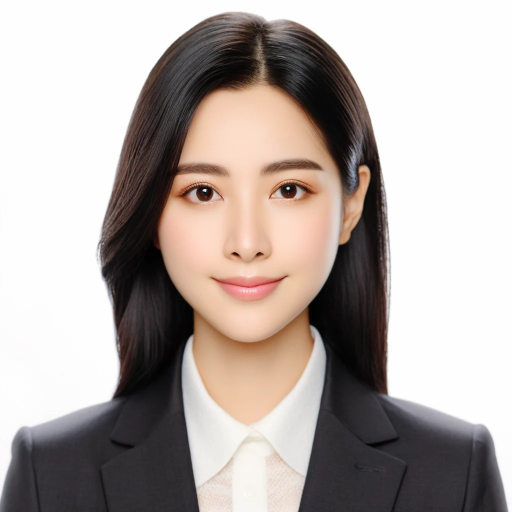
#> input picture Image/girl.jpg, 1024 x 1024 px (shown at 1/2 size)
$ python -i app.py   (imports and definitions only)
#> lines starting #> are read from the running program, lines starting #| are printed output that depends on the picture; after the words box and inside, x2 and y2 are one past the last pixel; in counts of white or black regions, pixels touching at a corner belong together
#> further down, picture is the input picture: shape (1024, 1024, 3); mean B, G, R 165.7, 169.9, 179
import streamlit as st
from PIL import Image
import os
from io import BytesIO
import cv2
import numpy as np

def detect_largest_background(image):
    hsv = cv2.cvtColor(image, cv2.COLOR_BGR2HSV)
#> hsv: shape (1024, 1024, 3); mean H, S, V 36.8, 28, 179.6

    lower_white = np.array([0, 0, 200])
    upper_white = np.array([180, 20, 255])

    lower_blue = np.array([100, 150, 0])
    upper_blue = np.array([140, 255, 255])

    lower_red1 = np.array([0, 120, 70])
    upper_red1 = np.array([10, 255, 255])
    lower_red2 = np.array([170, 120, 70])
    upper_red2 = np.array([180, 255, 255])

    mask_white = cv2.inRange(hsv, lower_white, upper_white)
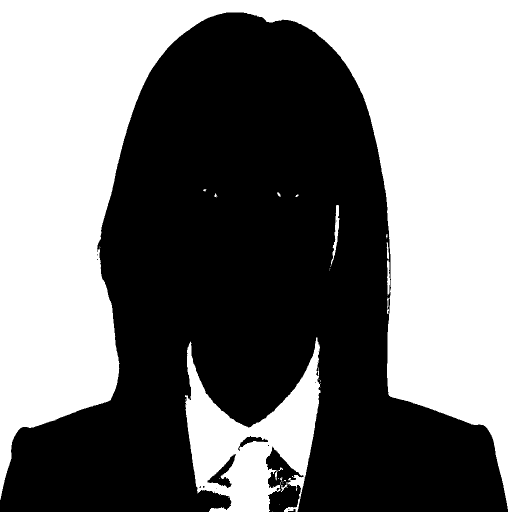
#> mask_white: shape (1024, 1024) (shown at 1/2 size); 48.1% white; 40 white regions (27 under 20 px), largest, box (x1, y1, x2, y2) and area: (0, 0, 1024, 1024) 458269, (370, 675, 641, 1024) 44125, (661, 410, 679, 534) 658
    mask_blue = cv2.inRange(hsv, lower_blue, upper_blue)
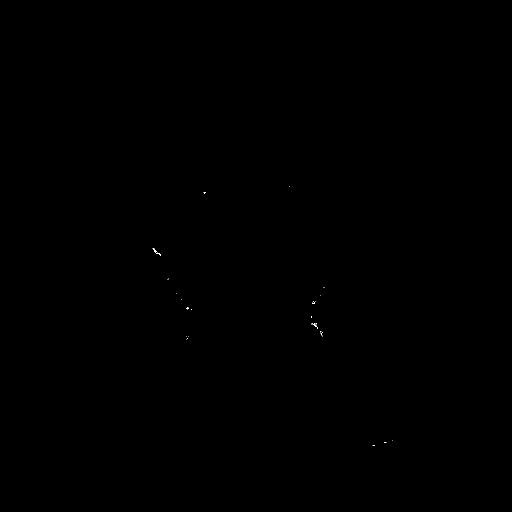
#> mask_blue: shape (1024, 1024) (shown at 1/2 size); 0.02% white in thin lines or dots, all inside (x1, y1, x2, y2) = (305, 373, 785, 891)
    mask_red1 = cv2.inRange(hsv, lower_red1, upper_red1)
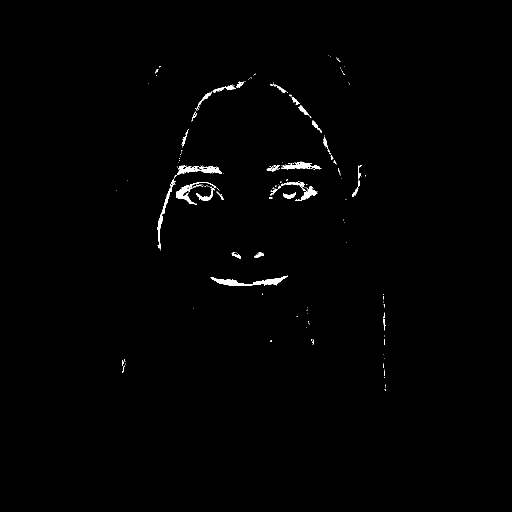
#> mask_red1: shape (1024, 1024) (shown at 1/2 size); 0.7% white; 186 white regions (153 under 20 px), largest, box (x1, y1, x2, y2) and area: (421, 551, 575, 572) 1134, (348, 330, 444, 357) 758, (352, 364, 433, 410) 697
    mask_red2 = cv2.inRange(hsv, lower_red2, upper_red2)
#> mask_red2: shape (1024, 1024); 0.02% white; 3 white regions (2 under 20 px), largest, box (x1, y1, x2, y2) and area: (474, 568, 528, 576) 201
    mask_red = cv2.bitwise_or(mask_red1, mask_red2)
#> mask_red: shape (1024, 1024); 0.72% white; 186 white regions (153 under 20 px), largest, box (x1, y1, x2, y2) and area: (421, 551, 575, 576) 1340, (348, 330, 444, 357) 758, (352, 364, 433, 410) 697

    num_labels_white, labels_white, stats_white, _ = cv2.connectedComponentsWithStats(mask_white, connectivity=8)
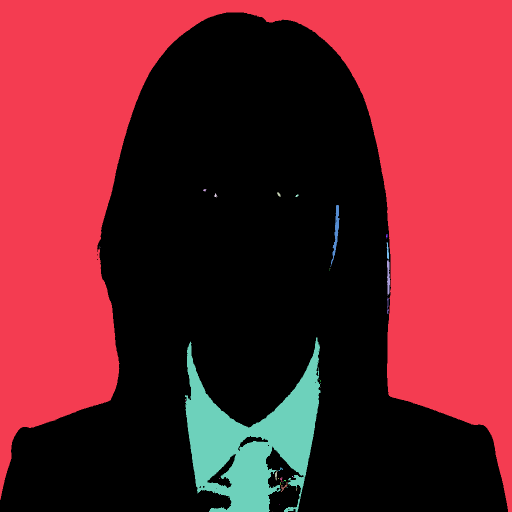
#> labels_white: shape (1024, 1024) int32 (shown at 1/2 size); 41 distinct labels, from 0 to 40; one colour per label, 0 black
#> num_labels_white = 41; stats_white = 41 rows, first 6: [0, 25, 1016, 999, 544675], [0, 0, 1024, 1024, 458269], [406, 378, 7, 5, 20], [554, 384, 8, 9, 36], [429, 386, 6, 9, 26], [591, 389, 6, 5, 21]
    num_labels_blue, labels_blue, stats_blue, _ = cv2.connectedComponentsWithStats(mask_blue, connectivity=8)
#> labels_blue: shape (1024, 1024) int32; 28 distinct labels, from 0 to 27
#> num_labels_blue = 28; stats_blue = 28 rows, first 6: [0, 0, 1024, 1024, 1048402], [579, 373, 1, 1, 1], [407, 384, 5, 3, 8], [305, 496, 9, 10, 32], [312, 505, 9, 7, 22], [335, 557, 2, 2, 3]
    num_labels_red, labels_red, stats_red, _ = cv2.connectedComponentsWithStats(mask_red, connectivity=8)
#> labels_red: shape (1024, 1024) int32; 187 distinct labels, from 0 to 186
#> num_labels_red = 187; stats_red = 187 rows, first 6: [0, 0, 1024, 1024, 1041007], [657, 110, 1, 1, 1], [661, 113, 1, 1, 1], [672, 114, 1, 1, 1], [673, 117, 1, 1, 1], [675, 117, 3, 3, 5]

    largest_white_label = 1 + np.argmax(stats_white[1:, cv2.CC_STAT_AREA]) if num_labels_white > 1 else -1
#> largest_white_label = 1
    largest_blue_label = 1 + np.argmax(stats_blue[1:, cv2.CC_STAT_AREA]) if num_labels_blue > 1 else -1
#> largest_blue_label = 3
    largest_red_label = 1 + np.argmax(stats_red[1:, cv2.CC_STAT_AREA]) if num_labels_red > 1 else -1
#> largest_red_label = 147

    largest_white_area = stats_white[largest_white_label, cv2.CC_STAT_AREA] if largest_white_label != -1 else 0
#> largest_white_area = 458269
    largest_blue_area = stats_blue[largest_blue_label, cv2.CC_STAT_AREA] if largest_blue_label != -1 else 0
#> largest_blue_area = 32
    largest_red_area = stats_red[largest_red_label, cv2.CC_STAT_AREA] if largest_red_label != -1 else 0
#> largest_red_area = 1340

    if largest_white_area >= largest_blue_area and largest_white_area >= largest_red_area:
        return 'white', labels_white == largest_white_label
    elif largest_blue_area >= largest_white_area and largest_blue_area >= largest_red_area:
        return 'blue', labels_blue == largest_blue_label
    elif largest_red_area >= largest_white_area and largest_red_area >= largest_blue_area:
        return 'red', labels_red == largest_red_label
    else:
        return 'unknown', None

# [86 lines left out: functions change_background, adjust_image, adjust_file_size, estimate_file_size, not called in this run]

# [59 lines not run here, left out]


# python /nfs/home/1002_sunbo/RW_Experiments/Personal_project/Photo_Processing_Tools/app.py

>>> import cv2
>>> picture = cv2.imread('Image/girl.jpg')
>>> result = detect_largest_background(picture)

$ run again, on Image/photo.jpeg
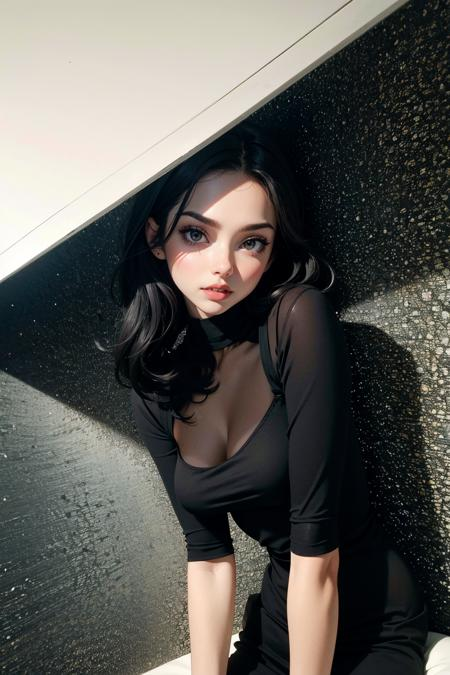
#> input picture Image/photo.jpeg, 450 x 675 px
#> picture is the input picture: shape (675, 450, 3); mean B, G, R 84.4, 88.8, 90.2
#> hsv: shape (675, 450, 3); mean H, S, V 62.3, 76.5, 94.8
#> mask_white: shape (675, 450); 10.4% white; 118 white regions (100 under 20 px), largest, box (x1, y1, x2, y2) and area: (0, 48, 272, 280) 28926, (426, 638, 450, 675) 680, (144, 655, 191, 675) 452
#> mask_blue: shape (675, 450); 13.7% white; 696 white regions (654 under 20 px), largest, box (x1, y1, x2, y2) and area: (312, 327, 446, 675) 14474, (204, 96, 336, 344) 9574, (118, 157, 204, 306) 3892
#> mask_red1: shape (675, 450); 0.4% white; 51 white regions (41 under 20 px), largest, box (x1, y1, x2, y2) and area: (319, 553, 338, 607) 471, (201, 285, 234, 303) 214, (250, 258, 264, 279) 88
#> mask_red2: shape (675, 450); 0.01% white in thin lines or dots, all inside (x1, y1, x2, y2) = (222, 291, 227, 298)
#> mask_red: shape (675, 450); 0.41% white; 51 white regions (41 under 20 px), largest, box (x1, y1, x2, y2) and area: (319, 553, 338, 607) 471, (201, 285, 234, 303) 233, (250, 258, 264, 279) 88
#> in detect_largest_background, `num_labels_white, labels_white, stats_white, _ = cv2.connectedComponen..`:
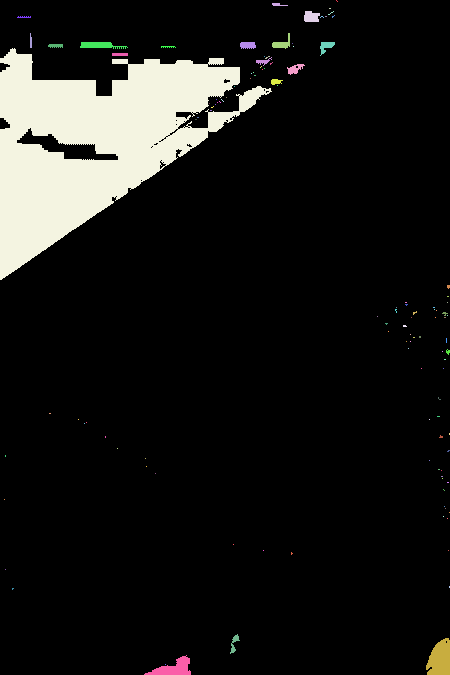
#> labels_white: shape (675, 450) int32; 119 distinct labels, from 0 to 118; one colour per label, 0 black
#> num_labels_white = 119; stats_white = 119 rows, first 6: [0, 0, 450, 675, 272289], [336, 0, 2, 2, 2], [272, 3, 16, 3, 31], [329, 8, 2, 1, 2], [304, 11, 16, 11, 146], [328, 11, 6, 4, 6]
#> in detect_largest_background, `num_labels_blue, labels_blue, stats_blue, _ = cv2.connectedComponentsW..`:
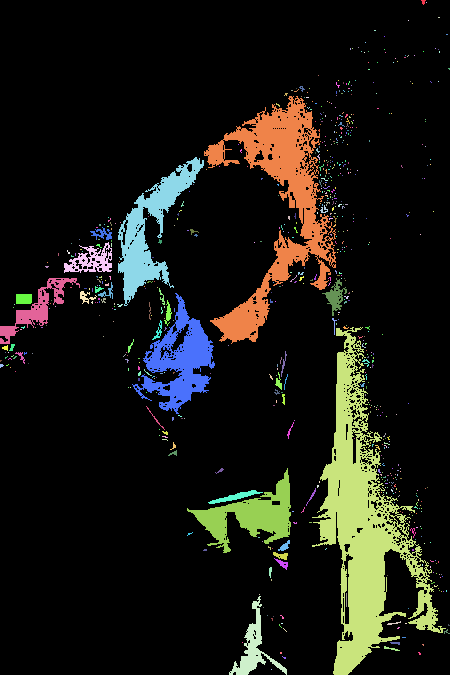
#> labels_blue: shape (675, 450) int32; 697 distinct labels, from 0 to 696; one colour per label, 0 black
#> num_labels_blue = 697; stats_blue = 697 rows, first 6: [0, 0, 450, 675, 262172], [421, 0, 5, 5, 15], [426, 2, 1, 1, 1], [438, 17, 2, 1, 2], [408, 20, 1, 1, 1], [374, 30, 2, 1, 2]
#> labels_red: shape (675, 450) int32; 52 distinct labels, from 0 to 51
#> num_labels_red = 52; stats_red = 52 rows, first 6: [0, 0, 450, 675, 302505], [254, 180, 6, 5, 8], [261, 185, 7, 11, 14], [208, 221, 8, 6, 26], [240, 226, 12, 13, 62], [202, 228, 2, 2, 2]
#> largest_white_label = 19
#> largest_blue_label = 427
#> largest_red_label = 34
#> largest_white_area = 28926
#> largest_blue_area = 14474
#> largest_red_area = 471
